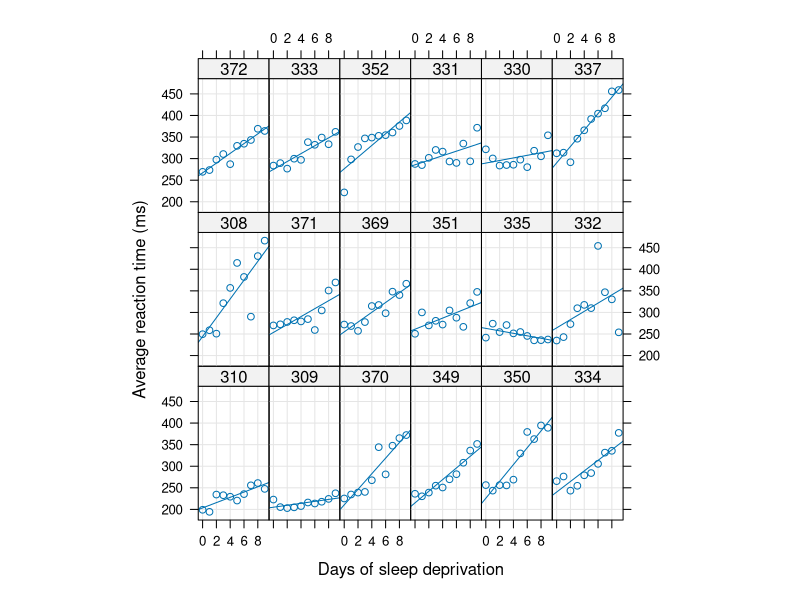

Source code (R):
## ---- chunk 1
#data is built into package
library(lme4)

# NOT RUN {
str(sleepstudy)
require(lattice)
xyplot(Reaction ~ Days | Subject, sleepstudy, type = c("g","p","r"),
       index = function(x,y) coef(lm(y ~ x))[1],
       xlab = "Days of sleep deprivation",
       ylab = "Average reaction time (ms)", aspect = "xy")
(fm1 <- lmer(Reaction ~ Days + (Days|Subject), sleepstudy,REML=F))
## independent model
(fm2 <- lmer(Reaction ~ Days + (1|Subject) + (0+Days|Subject), sleepstudy, REML=F))
# }
(fm3 <- lmer(Reaction ~ Days + (Days||Subject), sleepstudy, REML=F))
## ---- chunk 2
str(sleepstudy)
